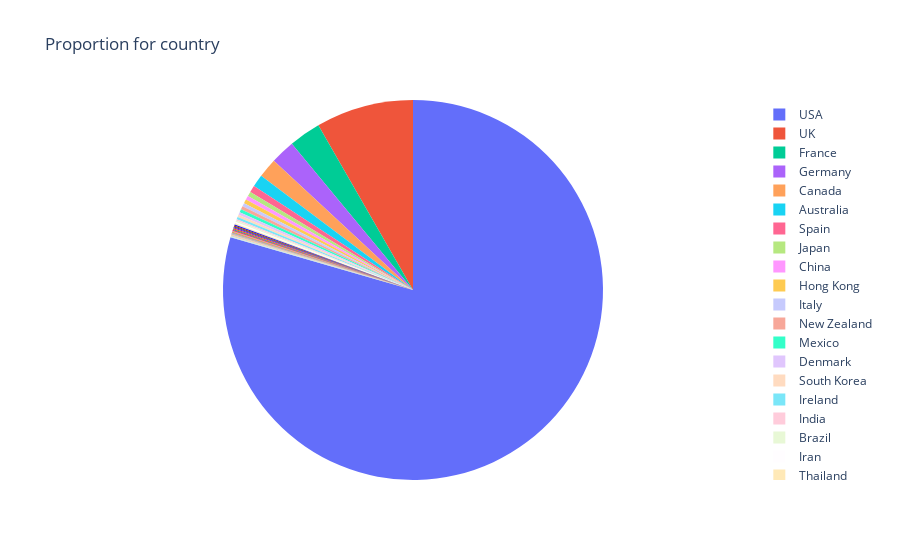

Notebook code for this chart:
### Code cell
country_count = data.country.value_counts()
country_count_pct = country_count*100/len(data)
fig = px.pie(country_count_pct, values=country_count_pct.values, names=country_count_pct.index, title="Proportion for country")
fig.update_traces(hoverinfo='label+percent+value',textinfo='none')
fig.show()

### Figure 1 — Plotly figure (JSON) as saved in the notebook; plotly's stock layout.template omitted (floating-point values rounded to 4 significant figures)
{"data": [{"domain": {"x": [0, 1], "y": [0, 1]}, "hoverinfo": "label+percent+value", "hovertemplate": "index=%{label}<br>value=%{value}<extra></extra>", "labels": ["USA", "UK", "France", "Germany", "Canada", "Australia", "Spain", "Japan", "China", "Hong Kong", "Italy", "New Zealand", "Mexico", "Denmark", "South Korea", "Ireland", "India", "Brazil", "Iran", "Thailand", "Norway", "South Africa", "Argentina", "Russia", "Czech Republic", "Netherlands", "Hungary", "Taiwan", "Israel", "Romania", "West Germany", "Iceland", "Colombia", "Finland", "Greece", "Official site", "Belgium", "Afghanistan", "New Line", "Peru", "Indonesia", "Philippines", "Poland", "Chile", "Georgia", "Aruba"], "legendgroup": "", "name": "", "showlegend": true, "textinfo": "none", "type": "pie", "values": [79.48, 8.303, 2.706, 2.076, 1.655, 1.051, 0.578, 0.3941, 0.3416, 0.3416, 0.289, 0.289, 0.2627, 0.2365, 0.2102, 0.1839, 0.1314, 0.1314, 0.1051, 0.1051, 0.1051, 0.07882, 0.07882, 0.07882, 0.07882, 0.07882, 0.05255, 0.05255, 0.05255, 0.05255, 0.02627, 0.02627, 0.02627, 0.02627, 0.02627, 0.02627, 0.02627, 0.02627, 0.02627, 0.02627, 0.02627, 0.02627, 0.02627, 0.02627, 0.02627, 0.02627]}], "layout": {"legend": {"tracegroupgap": 0}, "title": {"text": "Proportion for country"}}}
